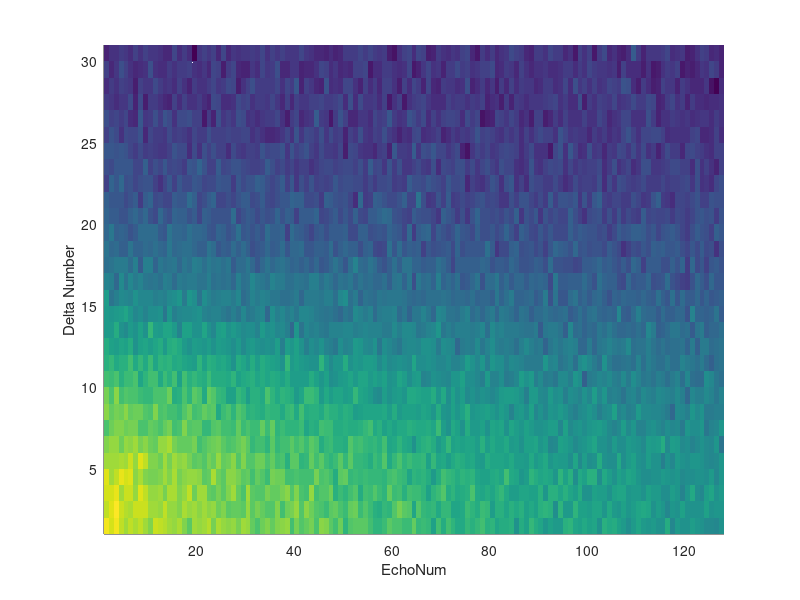

Write MATLAB code to recreate this figure. (Note: this script raises an error after producing the figure.)
clear
close all
clc

%% Data Simulation Scripts

nrEchoes = 128;
tEcho = 120e-6;   % echo time (s)
T2 = 20e-3; %s?


% T2D Data Sim

gamma = 267.513e6; % Gyromagnetic Ratio (rad T-1 S-1)
G = 6.56; % Magnet Gradient (T/m)
Delta = 1e-3; %Big Delta (s)
D = 2.2e-09; % Diffusion Coefficient

% Little delta loop
deltaMin = 10e-6; %s
deltaMax = 710e-6;
numSteps = 30; % number of Steps
deltaStep = (deltaMax - deltaMin)/numSteps; % Step Size

data = zeros(nrEchoes, numSteps); % Size of data matrix
count = 0; % step number
%signalNorm = gamma.^2 .* G.^2 .* deltaMin.^2 .* D .* (Delta + (deltaMin./3));
% y=(A).*(exp(-x./t2)); T2 decay
for i = deltaMin:deltaStep:deltaMax
    count = count + 1;
    signal = exp(-gamma.^2 .* G.^2 .* i.^2 .* D .* (Delta + (i./3)));
    for j = 1:nrEchoes
        x = 10;
        while x > 1 || x < -1
            x = randn;
        end
        data(j, count) = (signal .* (exp(-(j.*tEcho)./T2))) + randn/20;
    end
end

spec = data';

figure(1);
hold on
surf(spec); shading flat;
xlim([1 nrEchoes]); ylim([1 numSteps+1]); zlim([-0.2 1.25]);
xlabel('EchoNum')
ylabel('Delta Number')
zlabel('Signal')
hold off

save('/Users/tyler/Dropbox/Coding/T2D Solving/Bayesian Recent Edits/Simulated Data/dataSimT2D.mat','spec')

%% Separate Data by little delta

singleVec = reshape(data, 1, (numSteps+1).*nrEchoes);
firstPntperDelta = zeros(1, numSteps+1);
deltaVector = [deltaMin:deltaStep:deltaMax];

figure(2)
hold on
plot(singleVec);
%xlim([1 5.5e04]);
ylim([-0.20 1.2]);
xlabel('Data Point')
ylabel('Signal')
hold off

figure(3)
hold on
plot(singleVec(1,1:nrEchoes))
xlim([1 nrEchoes]);
ylim([-0.2 1.2]);
xlabel('Echo')
ylabel('Signal')
hold off

for i = 1:(numSteps+1)
    firstPntperDelta(1,i) = data2(i,1);
end

figure(4)
hold on
plot(deltaVector,firstPntperDelta./firstPntperDelta(1,1))
xlim([deltaMin deltaMax])
xlabel('Delta (s)')
ylabel('ln(Signal/S_0)')

fitx = -gamma.^2 .* G.^2 .* deltaVector.^2 .* (Delta + (deltaVector./3));
fity = log(firstPntperDelta./firstPntperDelta(1,1));
figure(5)
hold on
plot(fitx, fity)
ylabel('ln(Signal/S_0)')



